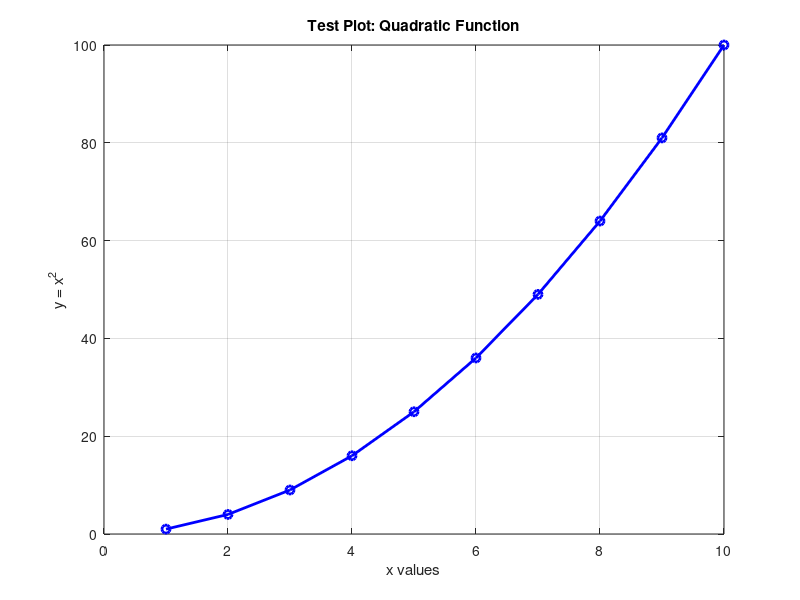

Recreate this plot in MATLAB.
% Copyright 2025 The MathWorks, Inc.

% Test script for MATLAB MCP Server
% This script exercises various MATLAB capabilities through the MCP server
% Used by: run_matlab_file tool test
%
% SELF-VALIDATING PATTERN: This file runs all tests and reports final status.
% System tests check for "test_script.m: ALL TESTS PASSED" at the end.

fprintf('\n=== Starting test_script.m ===\n\n');

failed_tests = {};

% Test 1: Array operations and vectorization
try
    x = 1:10;
    y = x.^2;
    assert(length(y) == 10, 'Array length mismatch');
    fprintf('  PASS: Array operations\n');
catch e
    fprintf('  FAIL: Array operations: %s\n', e.message);
    failed_tests{end+1} = 'Array operations';
end

% Test 2: Statistical functions
try
    mean_val = mean(y);
    max_val = max(y);
    min_val = min(y);
    
    assert(mean_val > 0, 'Mean should be positive');
    assert(max_val >= mean_val, 'Max should be >= mean');
    assert(min_val >= 0, 'Min should be non-negative');
    assert(max_val > min_val, 'Max should be > min for non-constant data');
    
    fprintf('  PASS: Statistics calculation\n');
catch e
    fprintf('  FAIL: Statistics calculation: %s\n', e.message);
    failed_tests{end+1} = 'Statistics calculation';
end

% Test 3: Graphics (headless)
try
    figure('Visible', 'off');
    plot(x, y, 'b-o', 'LineWidth', 2);
    xlabel('x values');
    ylabel('y = x^2');
    title('Test Plot: Quadratic Function');
    grid on;
    close(gcf);
    
    fprintf('  PASS: Figure creation\n');
catch e
    fprintf('  FAIL: Figure creation: %s\n', e.message);
    failed_tests{end+1} = 'Figure creation';
end

% Test 4: String operations
try
    result_str = sprintf('Processed %d data points', length(x));
    assert(~isempty(result_str), 'String formatting failed');
    assert(contains(result_str, '10'), 'String should contain data count');
    
    fprintf('  PASS: String operations\n');
catch e
    fprintf('  FAIL: String operations: %s\n', e.message);
    failed_tests{end+1} = 'String operations';
end

% Final summary
fprintf('\n');
if isempty(failed_tests)
    fprintf('test_script.m: ALL TESTS PASSED\n');
else
    fprintf('test_script.m: SOME TESTS FAILED (%d failures)\n', length(failed_tests));
    for i = 1:length(failed_tests)
        fprintf('  - %s\n', failed_tests{i});
    end
end
